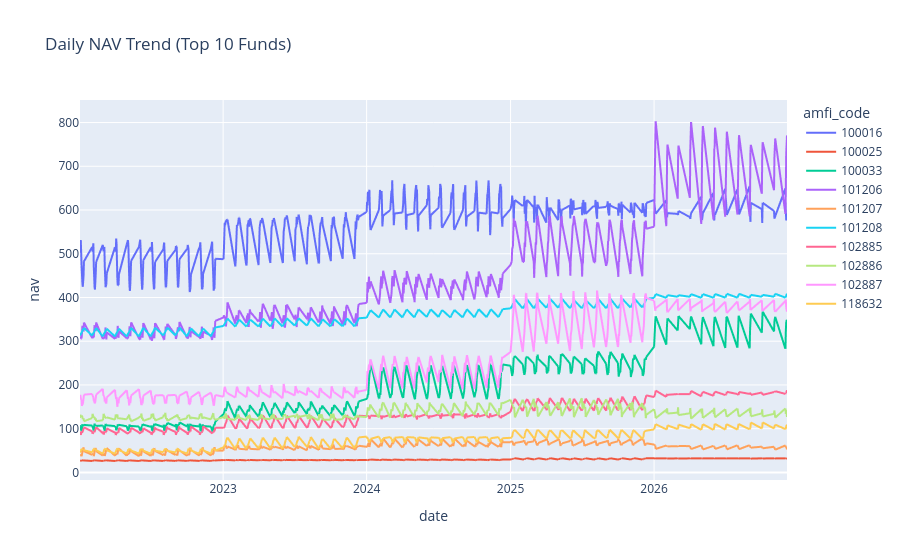

Write notebook code for a chart like this one.
### Code cell
top_funds = nav["amfi_code"].unique()[:10]

nav_top = nav[
    nav["amfi_code"].isin(top_funds)
]

fig = px.line(
    nav_top,
    x="date",
    y="nav",
    color="amfi_code",
    title="Daily NAV Trend (Top 10 Funds)"
)

fig.write_html(
    "../reports/charts/nav_trend.html"
)

fig.show()

### Figure 1 — Plotly figure (JSON) as saved in the notebook; plotly's stock layout.template omitted (floating-point values rounded to 4 significant figures; data arrays with more than 128 entries replaced by an {"elided": "..."} marker saying what was removed)
{"data": [{"hovertemplate": "amfi_code=100016<br>date=%{x}<br>nav=%{y}<extra></extra>", "legendgroup": "100016", "line": {"color": "#636efa", "dash": "solid"}, "marker": {"symbol": "circle"}, "mode": "lines", "name": "100016", "showlegend": true, "type": "scattergl", "x": {"elided": "1149 str values"}, "xaxis": "x", "y": {"elided": "1149 float values"}, "yaxis": "y"}, {"hovertemplate": "amfi_code=100025<br>date=%{x}<br>nav=%{y}<extra></extra>", "legendgroup": "100025", "line": {"color": "#EF553B", "dash": "solid"}, "marker": {"symbol": "circle"}, "mode": "lines", "name": "100025", "showlegend": true, "type": "scattergl", "x": {"elided": "1142 str values"}, "xaxis": "x", "y": {"elided": "1142 float values"}, "yaxis": "y"}, {"hovertemplate": "amfi_code=100033<br>date=%{x}<br>nav=%{y}<extra></extra>", "legendgroup": "100033", "line": {"color": "#00cc96", "dash": "solid"}, "marker": {"symbol": "circle"}, "mode": "lines", "name": "100033", "showlegend": true, "type": "scattergl", "x": {"elided": "1150 str values"}, "xaxis": "x", "y": {"elided": "1150 float values"}, "yaxis": "y"}, {"hovertemplate": "amfi_code=101206<br>date=%{x}<br>nav=%{y}<extra></extra>", "legendgroup": "101206", "line": {"color": "#ab63fa", "dash": "solid"}, "marker": {"symbol": "circle"}, "mode": "lines", "name": "101206", "showlegend": true, "type": "scattergl", "x": {"elided": "1150 str values"}, "xaxis": "x", "y": {"elided": "1150 float values"}, "yaxis": "y"}, {"hovertemplate": "amfi_code=101207<br>date=%{x}<br>nav=%{y}<extra></extra>", "legendgroup": "101207", "line": {"color": "#FFA15A", "dash": "solid"}, "marker": {"symbol": "circle"}, "mode": "lines", "name": "101207", "showlegend": true, "type": "scattergl", "x": {"elided": "1149 str values"}, "xaxis": "x", "y": {"elided": "1149 float values"}, "yaxis": "y"}, {"hovertemplate": "amfi_code=101208<br>date=%{x}<br>nav=%{y}<extra></extra>", "legendgroup": "101208", "line": {"color": "#19d3f3", "dash": "solid"}, "marker": {"symbol": "circle"}, "mode": "lines", "name": "101208", "showlegend": true, "type": "scattergl", "x": {"elided": "1149 str values"}, "xaxis": "x", "y": {"elided": "1149 float values"}, "yaxis": "y"}, {"hovertemplate": "amfi_code=102885<br>date=%{x}<br>nav=%{y}<extra></extra>", "legendgroup": "102885", "line": {"color": "#FF6692", "dash": "solid"}, "marker": {"symbol": "circle"}, "mode": "lines", "name": "102885", "showlegend": true, "type": "scattergl", "x": {"elided": "1150 str values"}, "xaxis": "x", "y": {"elided": "1150 float values"}, "yaxis": "y"}, {"hovertemplate": "amfi_code=102886<br>date=%{x}<br>nav=%{y}<extra></extra>", "legendgroup": "102886", "line": {"color": "#B6E880", "dash": "solid"}, "marker": {"symbol": "circle"}, "mode": "lines", "name": "102886", "showlegend": true, "type": "scattergl", "x": {"elided": "1149 str values"}, "xaxis": "x", "y": {"elided": "1149 float values"}, "yaxis": "y"}, {"hovertemplate": "amfi_code=102887<br>date=%{x}<br>nav=%{y}<extra></extra>", "legendgroup": "102887", "line": {"color": "#FF97FF", "dash": "solid"}, "marker": {"symbol": "circle"}, "mode": "lines", "name": "102887", "showlegend": true, "type": "scattergl", "x": {"elided": "1150 str values"}, "xaxis": "x", "y": {"elided": "1150 float values"}, "yaxis": "y"}, {"hovertemplate": "amfi_code=118632<br>date=%{x}<br>nav=%{y}<extra></extra>", "legendgroup": "118632", "line": {"color": "#FECB52", "dash": "solid"}, "marker": {"symbol": "circle"}, "mode": "lines", "name": "118632", "showlegend": true, "type": "scattergl", "x": {"elided": "1150 str values"}, "xaxis": "x", "y": {"elided": "1150 float values"}, "yaxis": "y"}], "layout": {"legend": {"title": {"text": "amfi_code"}, "tracegroupgap": 0}, "title": {"text": "Daily NAV Trend (Top 10 Funds)"}, "xaxis": {"anchor": "y", "domain": [0, 1], "title": {"text": "date"}}, "yaxis": {"anchor": "x", "domain": [0, 1], "title": {"text": "nav"}}}}
